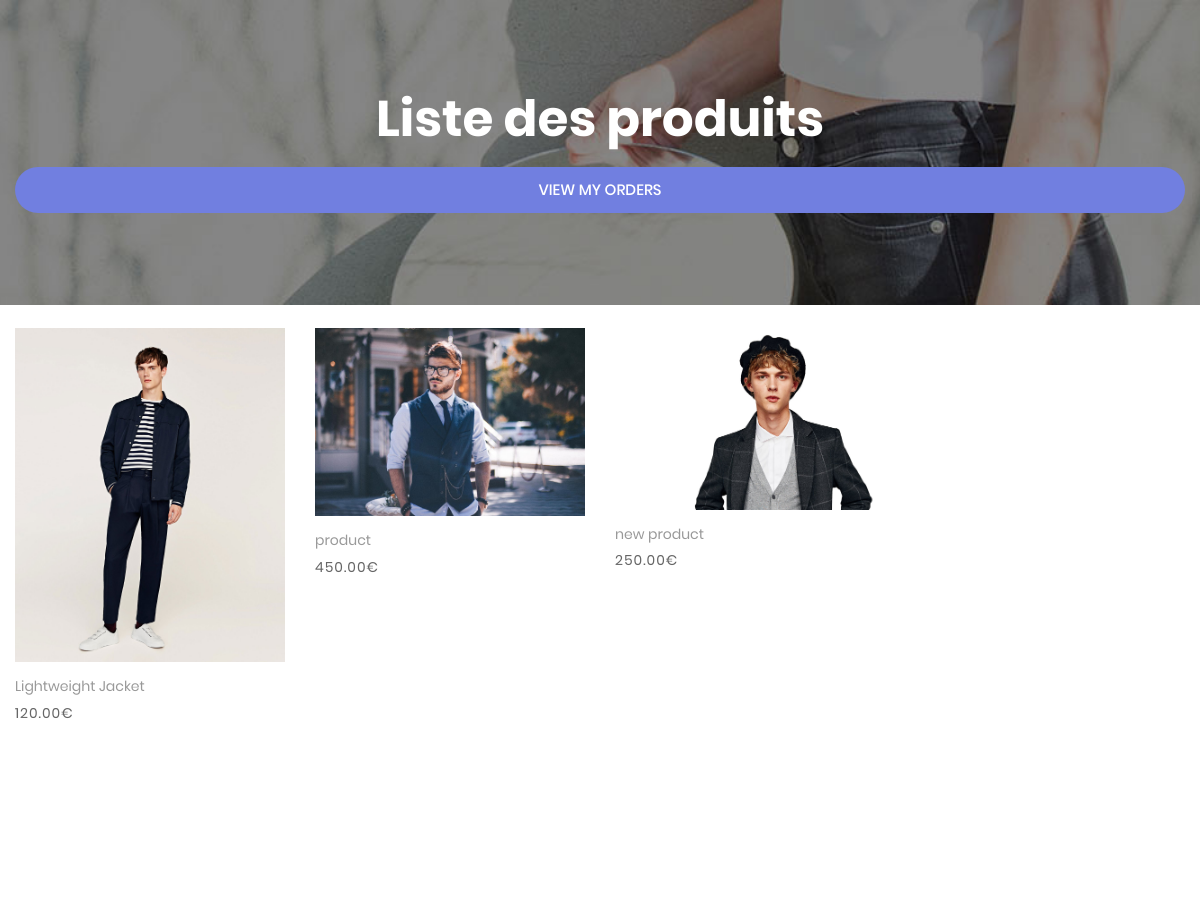
Page /accounts/client/dashboard/ (signed in) on the earlier database version.
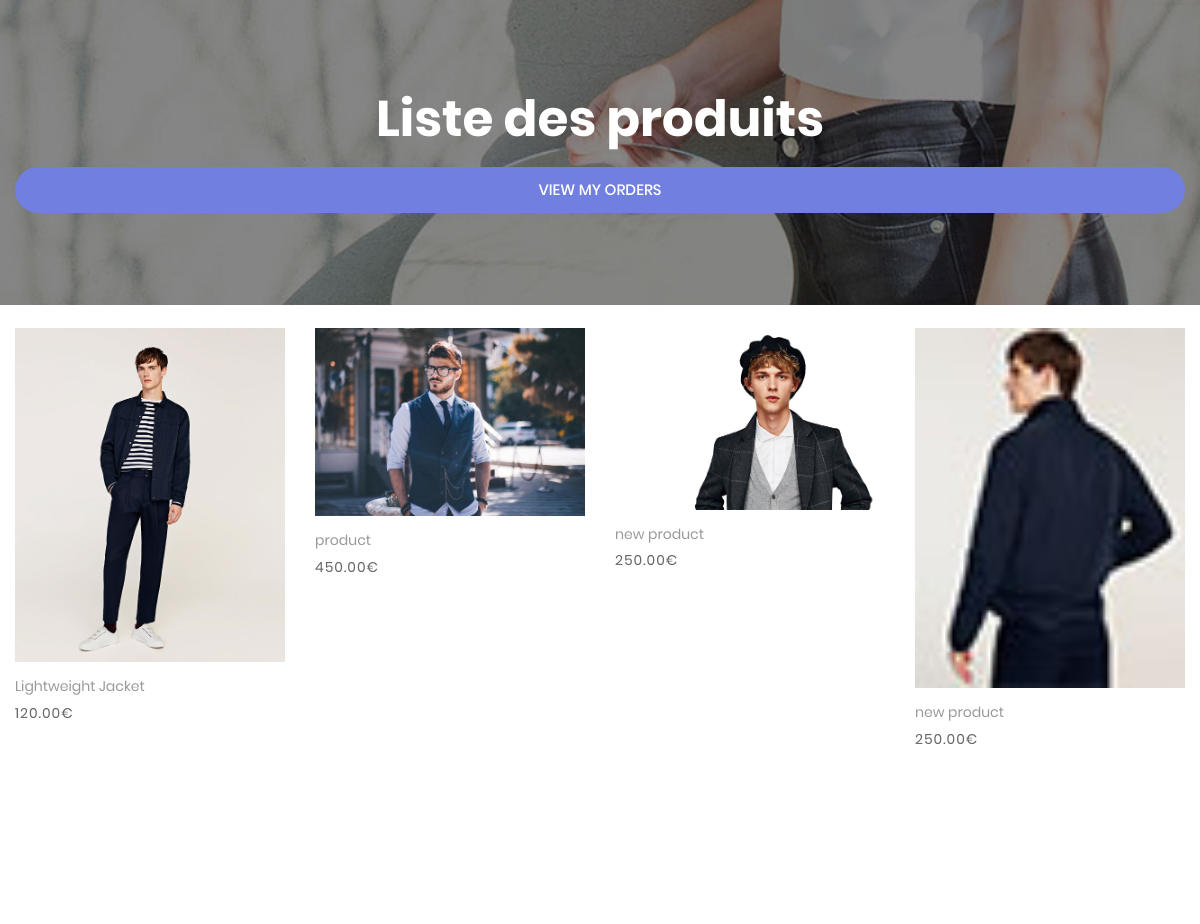
Same page on the later database version.
### accounts/models.py (models this page shows, shortened)
class Product(models.Model):
    name = models.CharField(max_length=100)
    description = models.TextField()
    price = models.DecimalField(max_digits=10, decimal_places=2)
    stock = models.PositiveIntegerField()
    image = models.ImageField(upload_to='products/', blank=True, null=True)

### accounts/views.py (the view, shortened to what this page needs)
# urls.py: path('client/dashboard/', views.client_dashboard, name='client_dashboard'),
def client_dashboard(request):
    if request.user.role != 'client':
        return redirect('login')
    products = Product.objects.all()
    return render(request, 'accounts/client_dashboard.html', {'products': products})

### accounts/templates/accounts/client_dashboard.html (shortened to what this page needs)
{% load static %}
<!DOCTYPE html>
<html lang="en">
<head>
	<link rel="stylesheet" type="text/css" href="{% static 'vendor/bootstrap/css/bootstrap.min.css' %}">
	<link rel="stylesheet" type="text/css" href="{% static 'fonts/font-awesome-4.7.0/css/font-awesome.min.css' %}">
	<link rel="stylesheet" type="text/css" href="{% static 'fonts/iconic/css/material-design-iconic-font.min.css' %}">
	<link rel="stylesheet" type="text/css" href="{% static 'fonts/linearicons-v1.0.0/icon-font.min.css' %}">
	<link rel="stylesheet" type="text/css" href="{% static 'vendor/animate/animate.css' %}">
	<link rel="stylesheet" type="text/css" href="{% static 'vendor/css-hamburgers/hamburgers.min.css' %}">
	<link rel="stylesheet" type="text/css" href="{% static 'vendor/animsition/css/animsition.min.css' %}">
	<link rel="stylesheet" type="text/css" href="{% static 'vendor/select2/select2.min.css' %}">
	<link rel="stylesheet" type="text/css" href="{% static 'vendor/daterangepicker/daterangepicker.css' %}">
	<link rel="stylesheet" type="text/css" href="{% static 'vendor/slick/slick.css' %}">
	<link rel="stylesheet" type="text/css" href="{% static 'vendor/MagnificPopup/magnific-popup.css' %}">
	<link rel="stylesheet" type="text/css" href="{% static 'vendor/perfect-scrollbar/perfect-scrollbar.css' %}">
	<link rel="stylesheet" type="text/css" href="{% static 'css/util.css' %}">
	<link rel="stylesheet" type="text/css" href="{% static 'css/main.css' %}">
</head>
<body>
    <section class="bg-img1 txt-center p-lr-15 p-tb-92" style="background-image: url('{% static 'images/bg-01.jpg' %}');">
        <h2 class="ltext-105 cl0 txt-center">Liste des produits</h2>
        <div class="p-t-20">
            <a href="{% url 'orders' %}" class="flex-c-m stext-101 cl0 size-101 bg1 bor1 hov-btn1 p-lr-15 trans-04">
                View My Orders
            </a>
        </div>
    </section>
    <div class="bg0 m-t-23 p-b-140">
        <div class="container">
            <div class="row isotope-grid">
                {% for product in products %}
                    <div class="col-sm-6 col-md-4 col-lg-3 p-b-35 isotope-item">
                        <div class="block2">
                            <div class="block2-pic hov-img0">
                                {% if product.image %}
                                    <img src="{{ product.image.url }}" alt="{{ product.name }}">
                                {% else %}
                                    <img src="{% static 'images/product-01.jpg' %}" alt="Default">
                                {% endif %}
                            </div>
                            <div class="block2-txt flex-w flex-t p-t-14">
                                <div class="block2-txt-child1 flex-col-l">
                                    <span class="stext-104 cl4 hov-cl1 trans-04 js-name-b2 p-b-6">
                                        {{ product.name }}
                                    </span>
                                    <span class="stext-105 cl3">
                                        {{ product.price }}€
                                    </span>
                                </div>
                            </div>
                        </div>
                    </div>
                {% endfor %}
            </div>
        </div>
    </div>
</body>
</html>

Differences in the rows shown:
added Product: image (picture), name "new product", price "250.00"
